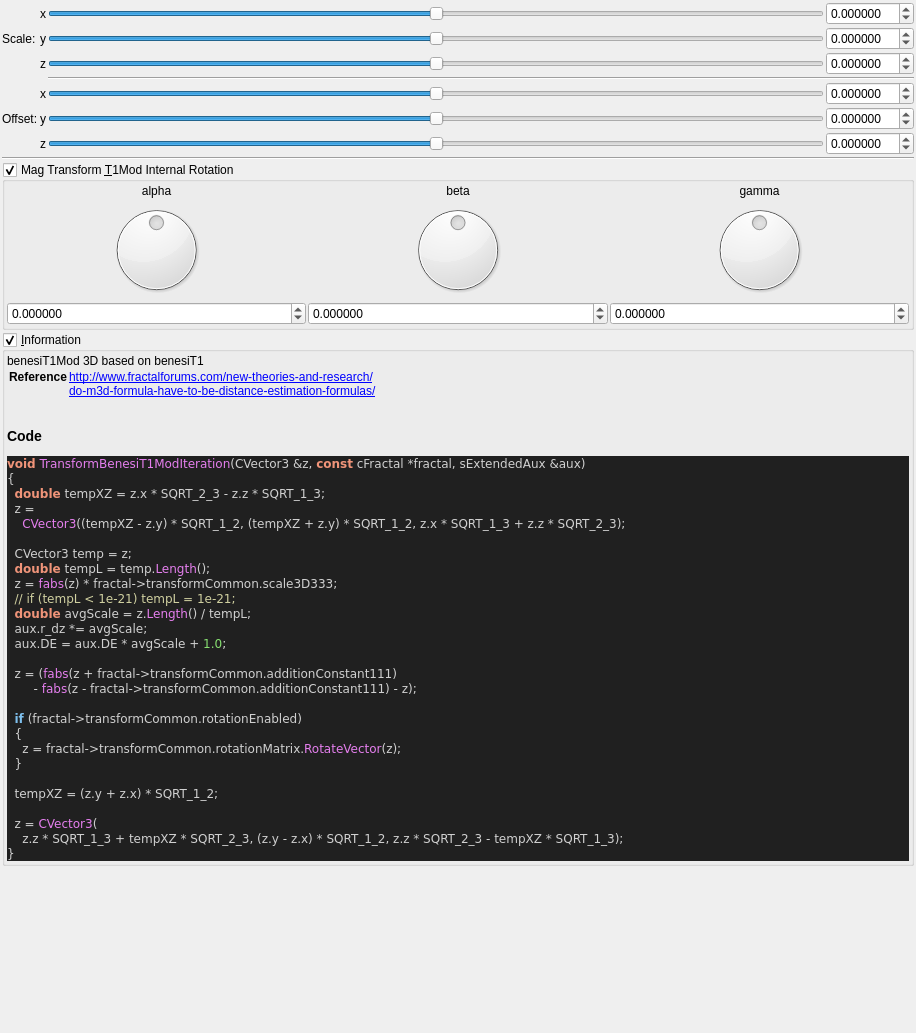
<?xml version="1.0" encoding="UTF-8"?>
<ui version="4.0">
 <class>transf_benesi_T1Mod</class>
 <widget class="QWidget" name="Form">
  <property name="geometry">
   <rect>
    <x>0</x>
    <y>0</y>
    <width>916</width>
    <height>1033</height>
   </rect>
  </property>
  <property name="windowTitle">
   <string notr="true">transf_benesi_T1Mod</string>
  </property>
  <layout class="QVBoxLayout" name="verticalLayout">
   <property name="spacing">
    <number>2</number>
   </property>
   <property name="leftMargin">
    <number>2</number>
   </property>
   <property name="topMargin">
    <number>2</number>
   </property>
   <property name="rightMargin">
    <number>2</number>
   </property>
   <property name="bottomMargin">
    <number>2</number>
   </property>
   <item>
    <layout class="QGridLayout" name="gridLayout_63">
     <property name="spacing">
      <number>2</number>
     </property>
     <item row="0" column="1">
      <widget class="QLabel" name="label_251">
       <property name="text">
        <string/>
       </property>
      </widget>
     </item>
     <item row="4" column="4">
      <widget class="MyDoubleSpinBox" name="spinbox3_transf_addition_constant_111_x">
       <property name="sizePolicy">
        <sizepolicy hsizetype="Minimum" vsizetype="Maximum">
         <horstretch>0</horstretch>
         <verstretch>0</verstretch>
        </sizepolicy>
       </property>
       <property name="prefix">
        <string/>
       </property>
       <property name="suffix">
        <string/>
       </property>
       <property name="decimals">
        <number>6</number>
       </property>
       <property name="minimum">
        <double>-99.989999999999995</double>
       </property>
       <property name="maximum">
        <double>99.989999999999995</double>
       </property>
       <property name="singleStep">
        <double>0.100000000000000</double>
       </property>
      </widget>
     </item>
     <item row="4" column="3">
      <widget class="QSlider" name="slider3_transf_addition_constant_111_x">
       <property name="sizePolicy">
        <sizepolicy hsizetype="Preferred" vsizetype="Preferred">
         <horstretch>0</horstretch>
         <verstretch>0</verstretch>
        </sizepolicy>
       </property>
       <property name="minimum">
        <number>-5000000</number>
       </property>
       <property name="maximum">
        <number>5000000</number>
       </property>
       <property name="singleStep">
        <number>1</number>
       </property>
       <property name="orientation">
        <enum>Qt::Horizontal</enum>
       </property>
      </widget>
     </item>
     <item row="5" column="3">
      <widget class="QSlider" name="slider3_transf_addition_constant_111_y">
       <property name="sizePolicy">
        <sizepolicy hsizetype="Expanding" vsizetype="Maximum">
         <horstretch>0</horstretch>
         <verstretch>0</verstretch>
        </sizepolicy>
       </property>
       <property name="minimum">
        <number>-5000000</number>
       </property>
       <property name="maximum">
        <number>5000000</number>
       </property>
       <property name="singleStep">
        <number>1</number>
       </property>
       <property name="orientation">
        <enum>Qt::Horizontal</enum>
       </property>
      </widget>
     </item>
     <item row="1" column="1">
      <widget class="QLabel" name="label_258">
       <property name="text">
        <string>Scale:</string>
       </property>
      </widget>
     </item>
     <item row="2" column="4">
      <widget class="MyDoubleSpinBox" name="spinbox3_transf_scale3D_333_z">
       <property name="sizePolicy">
        <sizepolicy hsizetype="Minimum" vsizetype="Maximum">
         <horstretch>0</horstretch>
         <verstretch>0</verstretch>
        </sizepolicy>
       </property>
       <property name="prefix">
        <string/>
       </property>
       <property name="suffix">
        <string/>
       </property>
       <property name="decimals">
        <number>6</number>
       </property>
       <property name="minimum">
        <double>-99.989999999999995</double>
       </property>
       <property name="maximum">
        <double>99.989999999999995</double>
       </property>
       <property name="singleStep">
        <double>0.100000000000000</double>
       </property>
      </widget>
     </item>
     <item row="0" column="4">
      <widget class="MyDoubleSpinBox" name="spinbox3_transf_scale3D_333_x">
       <property name="sizePolicy">
        <sizepolicy hsizetype="Minimum" vsizetype="Maximum">
         <horstretch>0</horstretch>
         <verstretch>0</verstretch>
        </sizepolicy>
       </property>
       <property name="prefix">
        <string/>
       </property>
       <property name="suffix">
        <string/>
       </property>
       <property name="decimals">
        <number>6</number>
       </property>
       <property name="minimum">
        <double>-99.989999999999995</double>
       </property>
       <property name="maximum">
        <double>99.989999999999995</double>
       </property>
       <property name="singleStep">
        <double>0.100000000000000</double>
       </property>
      </widget>
     </item>
     <item row="1" column="3">
      <widget class="QSlider" name="slider3_transf_scale3D_333_y">
       <property name="sizePolicy">
        <sizepolicy hsizetype="Expanding" vsizetype="Maximum">
         <horstretch>0</horstretch>
         <verstretch>0</verstretch>
        </sizepolicy>
       </property>
       <property name="minimum">
        <number>-5000000</number>
       </property>
       <property name="maximum">
        <number>5000000</number>
       </property>
       <property name="singleStep">
        <number>1</number>
       </property>
       <property name="orientation">
        <enum>Qt::Horizontal</enum>
       </property>
      </widget>
     </item>
     <item row="4" column="1">
      <widget class="QLabel" name="label_253">
       <property name="text">
        <string/>
       </property>
      </widget>
     </item>
     <item row="6" column="3">
      <widget class="QSlider" name="slider3_transf_addition_constant_111_z">
       <property name="sizePolicy">
        <sizepolicy hsizetype="Expanding" vsizetype="Maximum">
         <horstretch>0</horstretch>
         <verstretch>0</verstretch>
        </sizepolicy>
       </property>
       <property name="minimum">
        <number>-5000000</number>
       </property>
       <property name="maximum">
        <number>5000000</number>
       </property>
       <property name="singleStep">
        <number>1</number>
       </property>
       <property name="orientation">
        <enum>Qt::Horizontal</enum>
       </property>
      </widget>
     </item>
     <item row="6" column="1">
      <widget class="QLabel" name="label_257">
       <property name="text">
        <string/>
       </property>
      </widget>
     </item>
     <item row="2" column="3">
      <widget class="QSlider" name="slider3_transf_scale3D_333_z">
       <property name="sizePolicy">
        <sizepolicy hsizetype="Expanding" vsizetype="Maximum">
         <horstretch>0</horstretch>
         <verstretch>0</verstretch>
        </sizepolicy>
       </property>
       <property name="minimum">
        <number>-5000000</number>
       </property>
       <property name="maximum">
        <number>5000000</number>
       </property>
       <property name="singleStep">
        <number>1</number>
       </property>
       <property name="orientation">
        <enum>Qt::Horizontal</enum>
       </property>
      </widget>
     </item>
     <item row="1" column="4">
      <widget class="MyDoubleSpinBox" name="spinbox3_transf_scale3D_333_y">
       <property name="sizePolicy">
        <sizepolicy hsizetype="Minimum" vsizetype="Maximum">
         <horstretch>0</horstretch>
         <verstretch>0</verstretch>
        </sizepolicy>
       </property>
       <property name="prefix">
        <string/>
       </property>
       <property name="suffix">
        <string/>
       </property>
       <property name="decimals">
        <number>6</number>
       </property>
       <property name="minimum">
        <double>-99.989999999999995</double>
       </property>
       <property name="maximum">
        <double>99.989999999999995</double>
       </property>
       <property name="singleStep">
        <double>0.100000000000000</double>
       </property>
      </widget>
     </item>
     <item row="5" column="1">
      <widget class="QLabel" name="label_255">
       <property name="text">
        <string>Offset:</string>
       </property>
      </widget>
     </item>
     <item row="6" column="4">
      <widget class="MyDoubleSpinBox" name="spinbox3_transf_addition_constant_111_z">
       <property name="sizePolicy">
        <sizepolicy hsizetype="Minimum" vsizetype="Maximum">
         <horstretch>0</horstretch>
         <verstretch>0</verstretch>
        </sizepolicy>
       </property>
       <property name="prefix">
        <string/>
       </property>
       <property name="suffix">
        <string/>
       </property>
       <property name="decimals">
        <number>6</number>
       </property>
       <property name="minimum">
        <double>-99.989999999999995</double>
       </property>
       <property name="maximum">
        <double>99.989999999999995</double>
       </property>
       <property name="singleStep">
        <double>0.100000000000000</double>
       </property>
      </widget>
     </item>
     <item row="3" column="3" colspan="2">
      <widget class="Line" name="line_53">
       <property name="orientation">
        <enum>Qt::Horizontal</enum>
       </property>
      </widget>
     </item>
     <item row="0" column="3">
      <widget class="QSlider" name="slider3_transf_scale3D_333_x">
       <property name="sizePolicy">
        <sizepolicy hsizetype="Preferred" vsizetype="Preferred">
         <horstretch>0</horstretch>
         <verstretch>0</verstretch>
        </sizepolicy>
       </property>
       <property name="minimum">
        <number>-5000000</number>
       </property>
       <property name="maximum">
        <number>5000000</number>
       </property>
       <property name="singleStep">
        <number>1</number>
       </property>
       <property name="orientation">
        <enum>Qt::Horizontal</enum>
       </property>
      </widget>
     </item>
     <item row="2" column="1">
      <widget class="QLabel" name="label_250">
       <property name="text">
        <string/>
       </property>
      </widget>
     </item>
     <item row="5" column="4">
      <widget class="MyDoubleSpinBox" name="spinbox3_transf_addition_constant_111_y">
       <property name="sizePolicy">
        <sizepolicy hsizetype="Minimum" vsizetype="Maximum">
         <horstretch>0</horstretch>
         <verstretch>0</verstretch>
        </sizepolicy>
       </property>
       <property name="prefix">
        <string/>
       </property>
       <property name="suffix">
        <string/>
       </property>
       <property name="decimals">
        <number>6</number>
       </property>
       <property name="minimum">
        <double>-99.989999999999995</double>
       </property>
       <property name="maximum">
        <double>99.989999999999995</double>
       </property>
       <property name="singleStep">
        <double>0.100000000000000</double>
       </property>
      </widget>
     </item>
     <item row="0" column="2">
      <widget class="QLabel" name="label_252">
       <property name="text">
        <string notr="true">x</string>
       </property>
      </widget>
     </item>
     <item row="1" column="2">
      <widget class="QLabel" name="label_254">
       <property name="text">
        <string notr="true">y</string>
       </property>
      </widget>
     </item>
     <item row="4" column="2">
      <widget class="QLabel" name="label_256">
       <property name="text">
        <string notr="true">x</string>
       </property>
      </widget>
     </item>
     <item row="5" column="2">
      <widget class="QLabel" name="label_259">
       <property name="text">
        <string notr="true">y</string>
       </property>
      </widget>
     </item>
     <item row="2" column="2">
      <widget class="QLabel" name="label_260">
       <property name="text">
        <string notr="true">z</string>
       </property>
      </widget>
     </item>
     <item row="6" column="2">
      <widget class="QLabel" name="label_261">
       <property name="text">
        <string notr="true">z</string>
       </property>
      </widget>
     </item>
    </layout>
   </item>
   <item>
    <widget class="Line" name="line_55">
     <property name="orientation">
      <enum>Qt::Horizontal</enum>
     </property>
    </widget>
   </item>
   <item>
    <widget class="MyGroupBox" name="groupCheck_transf_rotation_enabled">
     <property name="title">
      <string>Mag Transform &amp;T1Mod Internal Rotation</string>
     </property>
     <property name="checkable">
      <bool>true</bool>
     </property>
     <layout class="QVBoxLayout" name="verticalLayout_8" stretch="0">
      <property name="spacing">
       <number>2</number>
      </property>
      <property name="leftMargin">
       <number>2</number>
      </property>
      <property name="topMargin">
       <number>2</number>
      </property>
      <property name="rightMargin">
       <number>2</number>
      </property>
      <property name="bottomMargin">
       <number>2</number>
      </property>
      <item>
       <layout class="QGridLayout" name="gridLayout_10">
        <property name="spacing">
         <number>2</number>
        </property>
        <item row="1" column="2">
         <widget class="QLabel" name="label_36">
          <property name="text">
           <string notr="true">gamma</string>
          </property>
          <property name="alignment">
           <set>Qt::AlignCenter</set>
          </property>
         </widget>
        </item>
        <item row="1" column="1">
         <widget class="QLabel" name="label_34">
          <property name="text">
           <string notr="true">beta</string>
          </property>
          <property name="alignment">
           <set>Qt::AlignCenter</set>
          </property>
         </widget>
        </item>
        <item row="1" column="0">
         <widget class="QLabel" name="label_35">
          <property name="text">
           <string notr="true">alpha</string>
          </property>
          <property name="alignment">
           <set>Qt::AlignCenter</set>
          </property>
         </widget>
        </item>
        <item row="2" column="1">
         <widget class="QDial" name="dial3_transf_rotation_y">
          <property name="minimum">
           <number>-18000</number>
          </property>
          <property name="maximum">
           <number>18000</number>
          </property>
          <property name="wrapping">
           <bool>true</bool>
          </property>
         </widget>
        </item>
        <item row="2" column="2">
         <widget class="QDial" name="dial3_transf_rotation_z">
          <property name="minimum">
           <number>-18000</number>
          </property>
          <property name="maximum">
           <number>18000</number>
          </property>
          <property name="wrapping">
           <bool>true</bool>
          </property>
         </widget>
        </item>
        <item row="3" column="0">
         <widget class="MyDoubleSpinBox" name="spinboxd3_transf_rotation_x">
          <property name="sizePolicy">
           <sizepolicy hsizetype="Minimum" vsizetype="Maximum">
            <horstretch>0</horstretch>
            <verstretch>0</verstretch>
           </sizepolicy>
          </property>
          <property name="prefix">
           <string/>
          </property>
          <property name="suffix">
           <string/>
          </property>
          <property name="decimals">
           <number>6</number>
          </property>
          <property name="minimum">
           <double>-180.000000000000000</double>
          </property>
          <property name="maximum">
           <double>180.000000000000000</double>
          </property>
          <property name="singleStep">
           <double>1.000000000000000</double>
          </property>
         </widget>
        </item>
        <item row="2" column="0">
         <widget class="QDial" name="dial3_transf_rotation_x">
          <property name="minimum">
           <number>-18000</number>
          </property>
          <property name="maximum">
           <number>18000</number>
          </property>
          <property name="wrapping">
           <bool>true</bool>
          </property>
         </widget>
        </item>
        <item row="3" column="2">
         <widget class="MyDoubleSpinBox" name="spinboxd3_transf_rotation_z">
          <property name="sizePolicy">
           <sizepolicy hsizetype="Minimum" vsizetype="Maximum">
            <horstretch>0</horstretch>
            <verstretch>0</verstretch>
           </sizepolicy>
          </property>
          <property name="prefix">
           <string/>
          </property>
          <property name="suffix">
           <string/>
          </property>
          <property name="decimals">
           <number>6</number>
          </property>
          <property name="minimum">
           <double>-180.000000000000000</double>
          </property>
          <property name="maximum">
           <double>180.000000000000000</double>
          </property>
          <property name="singleStep">
           <double>1.000000000000000</double>
          </property>
         </widget>
        </item>
        <item row="3" column="1">
         <widget class="MyDoubleSpinBox" name="spinboxd3_transf_rotation_y">
          <property name="sizePolicy">
           <sizepolicy hsizetype="Minimum" vsizetype="Maximum">
            <horstretch>0</horstretch>
            <verstretch>0</verstretch>
           </sizepolicy>
          </property>
          <property name="prefix">
           <string/>
          </property>
          <property name="suffix">
           <string/>
          </property>
          <property name="decimals">
           <number>6</number>
          </property>
          <property name="minimum">
           <double>-180.000000000000000</double>
          </property>
          <property name="maximum">
           <double>180.000000000000000</double>
          </property>
          <property name="singleStep">
           <double>1.000000000000000</double>
          </property>
         </widget>
        </item>
       </layout>
      </item>
     </layout>
    </widget>
   </item>
   <item>
    <widget class="MyGroupBox" name="groupCheck_info">
     <property name="title">
      <string>&amp;Information</string>
     </property>
     <property name="flat">
      <bool>false</bool>
     </property>
     <property name="checkable">
      <bool>true</bool>
     </property>
     <layout class="QVBoxLayout" name="verticalLayout_2">
      <property name="spacing">
       <number>2</number>
      </property>
      <property name="leftMargin">
       <number>2</number>
      </property>
      <property name="topMargin">
       <number>2</number>
      </property>
      <property name="rightMargin">
       <number>2</number>
      </property>
      <property name="bottomMargin">
       <number>2</number>
      </property>
      <item>
       <widget class="QLabel" name="label_code_content">
        <property name="text">
         <string notr="true">&lt;p&gt;benesiT1Mod  3D based on benesiT1&lt;/p&gt;&lt;table&gt;
&lt;tr&gt;&lt;th&gt;Reference&lt;/th&gt;&lt;td&gt;&lt;a href=&quot;http://www.fractalforums.com/new-theories-and-research/&quot;&gt;http://www.fractalforums.com/new-theories-and-research/&lt;br&gt;
&lt;a href=&quot;do-m3d-formula-have-to-be-distance-estimation-formulas/&quot;&gt;do-m3d-formula-have-to-be-distance-estimation-formulas/&lt;br&gt;
&lt;/td&gt;&lt;/tr&gt;
&lt;/table&gt;
&lt;h3&gt;Code&lt;/h3&gt;
&lt;body style=&quot;background-color:#202020&quot;&gt;
&lt;pre style=&quot;color:#d0d0d0; background-color:#202020;  font-family:'Courier New',monospace;&quot;&gt;&lt;span style=&quot;color:#f09479; font-weight:bold&quot;&gt;void&lt;/span&gt; &lt;span style=&quot;color:#e47eed&quot;&gt;TransformBenesiT1ModIteration&lt;/span&gt;&lt;span style=&quot;color:#d0d0d0&quot;&gt;(&lt;/span&gt;CVector3 &lt;span style=&quot;color:#d0d0d0&quot;&gt;&amp;amp;&lt;/span&gt;z&lt;span style=&quot;color:#d0d0d0&quot;&gt;,&lt;/span&gt; &lt;span style=&quot;color:#f09479; font-weight:bold&quot;&gt;const&lt;/span&gt; cFractal &lt;span style=&quot;color:#d0d0d0&quot;&gt;*&lt;/span&gt;fractal&lt;span style=&quot;color:#d0d0d0&quot;&gt;,&lt;/span&gt; sExtendedAux &lt;span style=&quot;color:#d0d0d0&quot;&gt;&amp;amp;&lt;/span&gt;aux&lt;span style=&quot;color:#d0d0d0&quot;&gt;)&lt;/span&gt;
&lt;span style=&quot;color:#d0d0d0&quot;&gt;{&lt;/span&gt;
  &lt;span style=&quot;color:#f09479; font-weight:bold&quot;&gt;double&lt;/span&gt; tempXZ &lt;span style=&quot;color:#d0d0d0&quot;&gt;=&lt;/span&gt; z&lt;span style=&quot;color:#d0d0d0&quot;&gt;.&lt;/span&gt;x &lt;span style=&quot;color:#d0d0d0&quot;&gt;*&lt;/span&gt; SQRT_2_3 &lt;span style=&quot;color:#d0d0d0&quot;&gt;-&lt;/span&gt; z&lt;span style=&quot;color:#d0d0d0&quot;&gt;.&lt;/span&gt;z &lt;span style=&quot;color:#d0d0d0&quot;&gt;*&lt;/span&gt; SQRT_1_3&lt;span style=&quot;color:#d0d0d0&quot;&gt;;&lt;/span&gt;
  z &lt;span style=&quot;color:#d0d0d0&quot;&gt;=&lt;/span&gt;
    &lt;span style=&quot;color:#e47eed&quot;&gt;CVector3&lt;/span&gt;&lt;span style=&quot;color:#d0d0d0&quot;&gt;((&lt;/span&gt;tempXZ &lt;span style=&quot;color:#d0d0d0&quot;&gt;-&lt;/span&gt; z&lt;span style=&quot;color:#d0d0d0&quot;&gt;.&lt;/span&gt;y&lt;span style=&quot;color:#d0d0d0&quot;&gt;) *&lt;/span&gt; SQRT_1_2&lt;span style=&quot;color:#d0d0d0&quot;&gt;, (&lt;/span&gt;tempXZ &lt;span style=&quot;color:#d0d0d0&quot;&gt;+&lt;/span&gt; z&lt;span style=&quot;color:#d0d0d0&quot;&gt;.&lt;/span&gt;y&lt;span style=&quot;color:#d0d0d0&quot;&gt;) *&lt;/span&gt; SQRT_1_2&lt;span style=&quot;color:#d0d0d0&quot;&gt;,&lt;/span&gt; z&lt;span style=&quot;color:#d0d0d0&quot;&gt;.&lt;/span&gt;x &lt;span style=&quot;color:#d0d0d0&quot;&gt;*&lt;/span&gt; SQRT_1_3 &lt;span style=&quot;color:#d0d0d0&quot;&gt;+&lt;/span&gt; z&lt;span style=&quot;color:#d0d0d0&quot;&gt;.&lt;/span&gt;z &lt;span style=&quot;color:#d0d0d0&quot;&gt;*&lt;/span&gt; SQRT_2_3&lt;span style=&quot;color:#d0d0d0&quot;&gt;);&lt;/span&gt;

  CVector3 temp &lt;span style=&quot;color:#d0d0d0&quot;&gt;=&lt;/span&gt; z&lt;span style=&quot;color:#d0d0d0&quot;&gt;;&lt;/span&gt;
  &lt;span style=&quot;color:#f09479; font-weight:bold&quot;&gt;double&lt;/span&gt; tempL &lt;span style=&quot;color:#d0d0d0&quot;&gt;=&lt;/span&gt; temp&lt;span style=&quot;color:#d0d0d0&quot;&gt;.&lt;/span&gt;&lt;span style=&quot;color:#e47eed&quot;&gt;Length&lt;/span&gt;&lt;span style=&quot;color:#d0d0d0&quot;&gt;();&lt;/span&gt;
  z &lt;span style=&quot;color:#d0d0d0&quot;&gt;=&lt;/span&gt; &lt;span style=&quot;color:#e47eed&quot;&gt;fabs&lt;/span&gt;&lt;span style=&quot;color:#d0d0d0&quot;&gt;(&lt;/span&gt;z&lt;span style=&quot;color:#d0d0d0&quot;&gt;) *&lt;/span&gt; fractal&lt;span style=&quot;color:#d0d0d0&quot;&gt;-&amp;gt;&lt;/span&gt;transformCommon&lt;span style=&quot;color:#d0d0d0&quot;&gt;.&lt;/span&gt;scale3D333&lt;span style=&quot;color:#d0d0d0&quot;&gt;;&lt;/span&gt;
  &lt;span style=&quot;color:#d0d0a0&quot;&gt;// if (tempL &amp;lt; 1e-21) tempL = 1e-21;&lt;/span&gt;
  &lt;span style=&quot;color:#f09479; font-weight:bold&quot;&gt;double&lt;/span&gt; avgScale &lt;span style=&quot;color:#d0d0d0&quot;&gt;=&lt;/span&gt; z&lt;span style=&quot;color:#d0d0d0&quot;&gt;.&lt;/span&gt;&lt;span style=&quot;color:#e47eed&quot;&gt;Length&lt;/span&gt;&lt;span style=&quot;color:#d0d0d0&quot;&gt;() /&lt;/span&gt; tempL&lt;span style=&quot;color:#d0d0d0&quot;&gt;;&lt;/span&gt;
  aux&lt;span style=&quot;color:#d0d0d0&quot;&gt;.&lt;/span&gt;r_dz &lt;span style=&quot;color:#d0d0d0&quot;&gt;*=&lt;/span&gt; avgScale&lt;span style=&quot;color:#d0d0d0&quot;&gt;;&lt;/span&gt;
  aux&lt;span style=&quot;color:#d0d0d0&quot;&gt;.&lt;/span&gt;DE &lt;span style=&quot;color:#d0d0d0&quot;&gt;=&lt;/span&gt; aux&lt;span style=&quot;color:#d0d0d0&quot;&gt;.&lt;/span&gt;DE &lt;span style=&quot;color:#d0d0d0&quot;&gt;*&lt;/span&gt; avgScale &lt;span style=&quot;color:#d0d0d0&quot;&gt;+&lt;/span&gt; &lt;span style=&quot;color:#87df71&quot;&gt;1.0&lt;/span&gt;&lt;span style=&quot;color:#d0d0d0&quot;&gt;;&lt;/span&gt;

  z &lt;span style=&quot;color:#d0d0d0&quot;&gt;= (&lt;/span&gt;&lt;span style=&quot;color:#e47eed&quot;&gt;fabs&lt;/span&gt;&lt;span style=&quot;color:#d0d0d0&quot;&gt;(&lt;/span&gt;z &lt;span style=&quot;color:#d0d0d0&quot;&gt;+&lt;/span&gt; fractal&lt;span style=&quot;color:#d0d0d0&quot;&gt;-&amp;gt;&lt;/span&gt;transformCommon&lt;span style=&quot;color:#d0d0d0&quot;&gt;.&lt;/span&gt;additionConstant111&lt;span style=&quot;color:#d0d0d0&quot;&gt;)&lt;/span&gt;
       &lt;span style=&quot;color:#d0d0d0&quot;&gt;-&lt;/span&gt; &lt;span style=&quot;color:#e47eed&quot;&gt;fabs&lt;/span&gt;&lt;span style=&quot;color:#d0d0d0&quot;&gt;(&lt;/span&gt;z &lt;span style=&quot;color:#d0d0d0&quot;&gt;-&lt;/span&gt; fractal&lt;span style=&quot;color:#d0d0d0&quot;&gt;-&amp;gt;&lt;/span&gt;transformCommon&lt;span style=&quot;color:#d0d0d0&quot;&gt;.&lt;/span&gt;additionConstant111&lt;span style=&quot;color:#d0d0d0&quot;&gt;) -&lt;/span&gt; z&lt;span style=&quot;color:#d0d0d0&quot;&gt;);&lt;/span&gt;

  &lt;span style=&quot;color:#7ec0ee; font-weight:bold&quot;&gt;if&lt;/span&gt; &lt;span style=&quot;color:#d0d0d0&quot;&gt;(&lt;/span&gt;fractal&lt;span style=&quot;color:#d0d0d0&quot;&gt;-&amp;gt;&lt;/span&gt;transformCommon&lt;span style=&quot;color:#d0d0d0&quot;&gt;.&lt;/span&gt;rotationEnabled&lt;span style=&quot;color:#d0d0d0&quot;&gt;)&lt;/span&gt;
  &lt;span style=&quot;color:#d0d0d0&quot;&gt;{&lt;/span&gt;
    z &lt;span style=&quot;color:#d0d0d0&quot;&gt;=&lt;/span&gt; fractal&lt;span style=&quot;color:#d0d0d0&quot;&gt;-&amp;gt;&lt;/span&gt;transformCommon&lt;span style=&quot;color:#d0d0d0&quot;&gt;.&lt;/span&gt;rotationMatrix&lt;span style=&quot;color:#d0d0d0&quot;&gt;.&lt;/span&gt;&lt;span style=&quot;color:#e47eed&quot;&gt;RotateVector&lt;/span&gt;&lt;span style=&quot;color:#d0d0d0&quot;&gt;(&lt;/span&gt;z&lt;span style=&quot;color:#d0d0d0&quot;&gt;);&lt;/span&gt;
  &lt;span style=&quot;color:#d0d0d0&quot;&gt;}&lt;/span&gt;

  tempXZ &lt;span style=&quot;color:#d0d0d0&quot;&gt;= (&lt;/span&gt;z&lt;span style=&quot;color:#d0d0d0&quot;&gt;.&lt;/span&gt;y &lt;span style=&quot;color:#d0d0d0&quot;&gt;+&lt;/span&gt; z&lt;span style=&quot;color:#d0d0d0&quot;&gt;.&lt;/span&gt;x&lt;span style=&quot;color:#d0d0d0&quot;&gt;) *&lt;/span&gt; SQRT_1_2&lt;span style=&quot;color:#d0d0d0&quot;&gt;;&lt;/span&gt;

  z &lt;span style=&quot;color:#d0d0d0&quot;&gt;=&lt;/span&gt; &lt;span style=&quot;color:#e47eed&quot;&gt;CVector3&lt;/span&gt;&lt;span style=&quot;color:#d0d0d0&quot;&gt;(&lt;/span&gt;
    z&lt;span style=&quot;color:#d0d0d0&quot;&gt;.&lt;/span&gt;z &lt;span style=&quot;color:#d0d0d0&quot;&gt;*&lt;/span&gt; SQRT_1_3 &lt;span style=&quot;color:#d0d0d0&quot;&gt;+&lt;/span&gt; tempXZ &lt;span style=&quot;color:#d0d0d0&quot;&gt;*&lt;/span&gt; SQRT_2_3&lt;span style=&quot;color:#d0d0d0&quot;&gt;, (&lt;/span&gt;z&lt;span style=&quot;color:#d0d0d0&quot;&gt;.&lt;/span&gt;y &lt;span style=&quot;color:#d0d0d0&quot;&gt;-&lt;/span&gt; z&lt;span style=&quot;color:#d0d0d0&quot;&gt;.&lt;/span&gt;x&lt;span style=&quot;color:#d0d0d0&quot;&gt;) *&lt;/span&gt; SQRT_1_2&lt;span style=&quot;color:#d0d0d0&quot;&gt;,&lt;/span&gt; z&lt;span style=&quot;color:#d0d0d0&quot;&gt;.&lt;/span&gt;z &lt;span style=&quot;color:#d0d0d0&quot;&gt;*&lt;/span&gt; SQRT_2_3 &lt;span style=&quot;color:#d0d0d0&quot;&gt;-&lt;/span&gt; tempXZ &lt;span style=&quot;color:#d0d0d0&quot;&gt;*&lt;/span&gt; SQRT_1_3&lt;span style=&quot;color:#d0d0d0&quot;&gt;);&lt;/span&gt;
&lt;span style=&quot;color:#d0d0d0&quot;&gt;}&lt;/span&gt;
&lt;/pre&gt;
&lt;/body&gt;</string>
        </property>
        <property name="wordWrap">
         <bool>true</bool>
        </property>
        <property name="openExternalLinks">
         <bool>true</bool>
        </property>
        <property name="textInteractionFlags">
         <set>Qt::LinksAccessibleByMouse|Qt::TextSelectableByMouse</set>
        </property>
       </widget>
      </item>
     </layout>
    </widget>
   </item>
   <item>
    <spacer name="verticalSpacer">
     <property name="orientation">
      <enum>Qt::Vertical</enum>
     </property>
     <property name="sizeHint" stdset="0">
      <size>
       <width>20</width>
       <height>40</height>
      </size>
     </property>
    </spacer>
   </item>
  </layout>
 </widget>
 <customwidgets>
  <customwidget>
   <class>MyDoubleSpinBox</class>
   <extends>QDoubleSpinBox</extends>
   <header>my_double_spin_box.h</header>
  </customwidget>
  <customwidget>
   <class>MyGroupBox</class>
   <extends>QGroupBox</extends>
   <header>my_group_box.h</header>
   <container>1</container>
  </customwidget>
 </customwidgets>
 <tabstops>
  <tabstop>slider3_transf_scale3D_333_x</tabstop>
  <tabstop>spinbox3_transf_scale3D_333_x</tabstop>
  <tabstop>slider3_transf_scale3D_333_y</tabstop>
  <tabstop>spinbox3_transf_scale3D_333_y</tabstop>
  <tabstop>slider3_transf_scale3D_333_z</tabstop>
  <tabstop>spinbox3_transf_scale3D_333_z</tabstop>
  <tabstop>slider3_transf_addition_constant_111_x</tabstop>
  <tabstop>spinbox3_transf_addition_constant_111_x</tabstop>
  <tabstop>slider3_transf_addition_constant_111_y</tabstop>
  <tabstop>spinbox3_transf_addition_constant_111_y</tabstop>
  <tabstop>slider3_transf_addition_constant_111_z</tabstop>
  <tabstop>spinbox3_transf_addition_constant_111_z</tabstop>
  <tabstop>groupCheck_transf_rotation_enabled</tabstop>
  <tabstop>dial3_transf_rotation_x</tabstop>
  <tabstop>dial3_transf_rotation_y</tabstop>
  <tabstop>dial3_transf_rotation_z</tabstop>
  <tabstop>spinboxd3_transf_rotation_x</tabstop>
  <tabstop>spinboxd3_transf_rotation_y</tabstop>
  <tabstop>spinboxd3_transf_rotation_z</tabstop>
  <tabstop>groupCheck_info</tabstop>
 </tabstops>
 <resources/>
 <connections/>
</ui>
